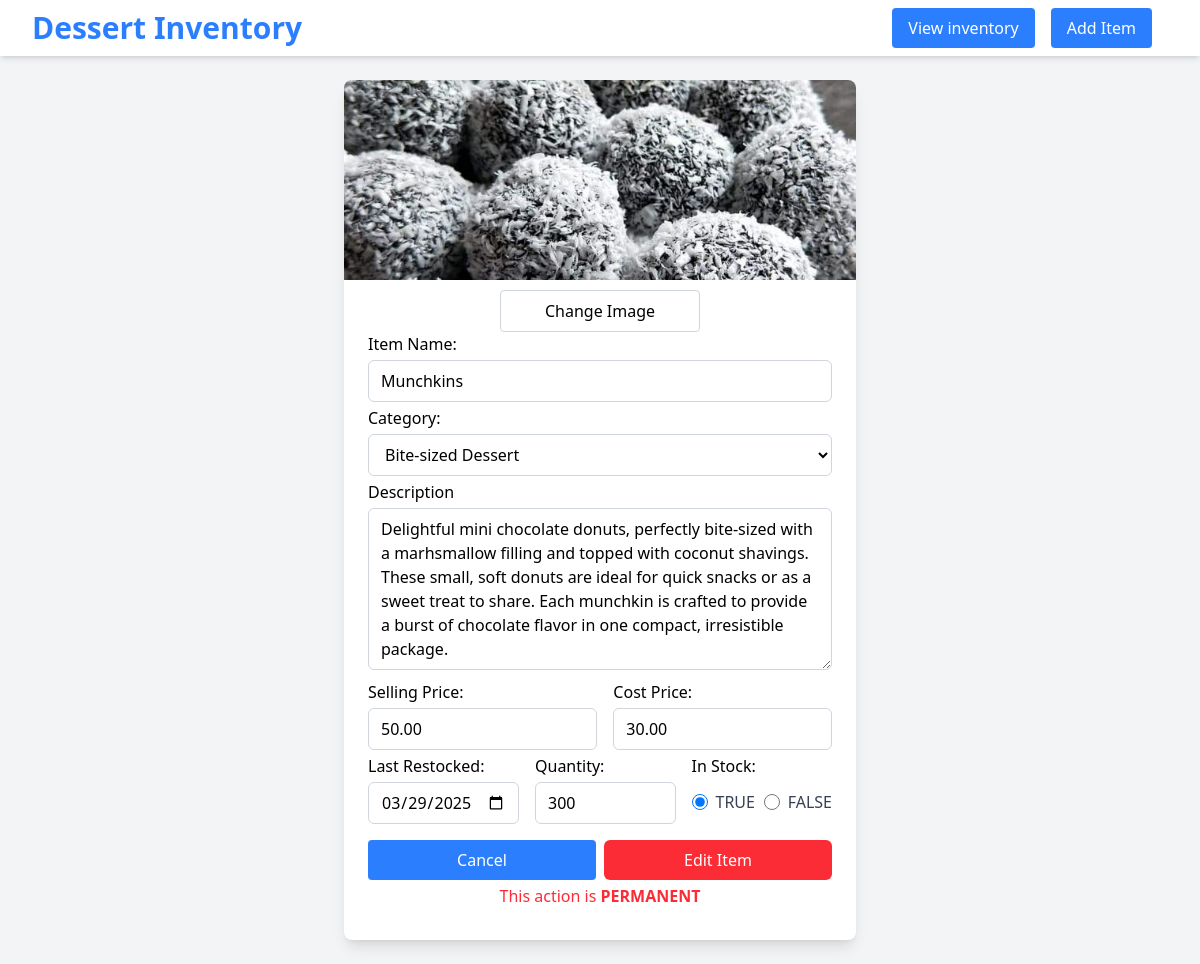
Page /edit-item-form.php?id=2 on the committed database.
### tables this page shows
CREATE TABLE IF NOT EXISTS `crem_de_la_crem` (
    id INT PRIMARY KEY AUTO_INCREMENT,
    name VARCHAR(100) NOT NULL,
    category VARCHAR(100),
    description TEXT,
    image_path VARCHAR(255),
    last_restocked DATE NOT NULL,
    is_available TINYINT(1) NOT NULL DEFAULT 1,
    sell_price FLOAT NOT NULL,
    cost_price FLOAT NOT NULL,
    quantity INT NOT NULL
);

### db.php (called while the page is built, shortened)
<?php
$table = "crem_de_la_crem";
?>

### edit-item-form.php (the view, shortened to what this page needs)
<?php
require 'db.php';
$id = $_GET['id'];
$sql = "SELECT * FROM $table WHERE id = $id";
$result = $conn->query($sql);
if($result && $result->num_rows > 0) {
    $item = $result->fetch_assoc();
    $id = $item['id'];
    $name = $item['name'];
    $category = $item['category'];
    $description = $item['description'];
    $imagePath = ltrim($item['image_path'], '/');
    $lastRestocked = $item['last_restocked'];
    $isAvailable = ($item["is_available"] ? TRUE : FALSE);
    $sellPrice = number_format(floatval($item['sell_price']), 2);
    $costPrice = number_format(floatval($item['cost_price']), 2);
    $quantity = $item['quantity'];
}
?>
<!DOCTYPE html>
<html lang="en">
<head>
    <link rel="stylesheet" href="dist/styles.css">
</head>
<body class="bg-gray-100">
    <nav class="bg-white p-2 shadow-md flex items-center justify-between px-8 mt">
        <div id="nav-header">
            <h1 class="text-3xl font-bold text-blue-500">Dessert Inventory</h1>
        </div>
        <div id="nav-buttons" class="flex space-x-4 mr-4">
            <a href='index.php#inventory-table-div'><button id="button-view-inv" class="cursor-pointer bg-blue-500 text-white px-4 py-2 rounded hover:bg-blue-700 transition active">View inventory</button></a>
            <a href='index.php#add-item-form-div'><button id="button-add-item" class="cursor-pointer bg-blue-500 text-white px-4 py-2 rounded hover:bg-blue-700 transition">Add Item</button></a>
        </div>
    </nav>
    <div id="edit-item-form-div">
        <div id="item-info" class="bg-white max-w-lg rounded-lg shadow-lg overflow-hidden mx-auto my-6">
            <form id="edit-item-form" action="edit-item.php?id=<?php echo $id; ?>" method="post" enctype="multipart/form-data">
                <img id="image-preview" src="<?php echo ($imagePath) ? $imagePath: "./images/placeholder.jpg"; ?>" alt="Uploaded image preview" class="w-full max-h-50 object-cover">
                <div class="p-6 pt-0 mt-2.5">
                    <div class="flex justify-center">
                        <label for="item-image-input" class="flex justify-center w-50 px-4 py-2 border border-gray-300 rounded cursor-pointer hover:bg-gray-300">Change Image</label>
                        <input type="file" name="item-image-input" id="item-image-input" style="display: none;" accept="image/*"><br>
                    </div>
                    <label for="item-name" class="font-medium">Item Name: </label><br>
                    <input type="text" name="item-name" value="<?php echo $name; ?>" class="w-full my-1 px-3 py-2 border border-gray-300 rounded-md focus:outline-none focus:ring-2 focus:ring-blue-600"><br>
                    <label for="item-category" class="font-medium">Category: </label><br>
                    <select name="item-category" class="w-full my-1 px-3 py-2 border border-gray-300 rounded-md focus:outline-none focus:ring-2 focus:ring-blue-600">
                        <option value="Bite-sized_Dessert" <?php echo ($category === "Bite-sized_Dessert") ? "selected" : NULL; ?>>Bite-sized Dessert</option>
                    </select><br>
                    <label for="item-description" class="font-medium">Description</label><br>
                    <textarea
                    name="item-description"
                    rows="6" cols="50"
                    class="w-full my-1 px-3 py-2 border border-gray-300 rounded-md focus:outline-none focus:ring-2 focus:ring-blue-600"
                    placeholder="Enter a description of the item..."><?php echo trim($description); ?></textarea><br>
                    <div id="item-prices" class="flex space-x-4">
                        <div>
                            <label for="item-sell-price" class="font-medium">Selling Price: </label>
                            <input type="number" name="item-sell-price" min="0.00" value="<?php echo $sellPrice; ?>" step="0.01" class="w-full my-1 px-3 py-2 border border-gray-300 rounded-md focus:outline-none focus:ring-2 focus:ring-blue-600"><br>
                        </div>
                        <div>
                            <label for="item-cost-price" class="font-medium">Cost Price: </label>
                            <input type="number" name="item-cost-price" min="0.00" value="<?php echo $costPrice; ?>" step="0.01" class="w-full my-1 px-3 py-2 border border-gray-300 rounded-md focus:outline-none focus:ring-2 focus:ring-blue-600"><br>
                        </div>
                    </div>
                    <div id="item-bottom" class="flex space-x-4">
                        <div class="w-1/3">
                            <label for="item-last-restocked" class="font-medium">Last Restocked: </label>
                            <input type="date" id="item-last-restocked" name="item-last-restocked" value="<?php echo $lastRestocked ?>" class="w-full my-1 px-3 py-2 border border-gray-300 rounded-md focus:outline-none focus:ring-2 focus:ring-blue-600">
                        </div>
                        <div class="w-1/3">
                            <label for="item-quantity" class="font-medium">Quantity: </label>
                            <input type="number" id="item-quantity" name="item-quantity" min="0" value="<?php echo $quantity; ?>" step="1" class="w-full my-1 px-3 py-2 border border-gray-300 rounded-md focus:outline-none focus:ring-2 focus:ring-blue-600"><br>
                        </div>
                        <div class="w-1/3">
                            <p class="font-medium mb-1">In Stock: </p>
                            <div id="in-stock-radio" class="flex justify-between items-center mt-3">
                                <div id="in-stock-radio-true-div" class="flex items-center space-x-2">
                                    <input type="radio"
                                        name="item-is-available"
                                        id="is-available-true"
                                        value="1" <?php echo ($isAvailable) ? "checked" : NULL; ?>
                                        class="cursor-pointer w-4 h-4 text-blue-500 border-gray-300 focus:ring-blue-500 focus:ring-2">
                                    <label for="is-available-true" class="text-gray-700 font-medium cursor-pointer">TRUE</label>
                                </div>
                                <div id="in-stock-radio-false-div" class="flex items-center space-x-2">
                                    <input type="radio"
                                        name="item-is-available"
                                        id="is-available-false"
                                        value="0" <?php echo (!$isAvailable) ? "checked" : NULL; ?>
                                        class="cursor-pointer w-4 h-4 text-blue-500 border-gray-300 focus:ring-blue-500 focus:ring-2">
                                    <label for="is-available-false" class="text-gray-700 font-medium cursor-pointer">FALSE</label>
                                </div>
                            </div>
                        </div>
                    </div>
                    <div class="flex justify-between mt-3">
                        <button id="button-cancel-delete" class="w-57 cursor-pointer bg-blue-500 text-white px-4 py-2 rounded hover:bg-blue-700 transition">Cancel</button>
                        <input type="submit" value="Edit Item" class="w-57 cursor-pointer px-6 py-2 bg-red-500 text-white rounded-md hover:bg-red-700 focus:outline-none focus:ring-2 focus:ring-red-500 focus:ring-opacity-50">
                    </div>
                    <p class="text-center text-red-500 mt-1 mb-2">This action is <span class="font-semibold">PERMANENT</span></p>
                </div>
            </form>
        </div>
    </div>
</body>
</html>

### rows in the picture
crem_de_la_crem: image_path (picture), item-name "Munchkins", item-category "Bite-sized Dessert", item-description "Delightful mini chocolate donuts, perfectly bite-sized with a marhsmallow filling and topped with coconut shavings. These small, soft donuts are ideal for quick snacks or as a sweet treat to share. Each munchkin is crafted to provide a burst of chocolate flavor in one compact, irresistible package.", item-sell-price "50.00", item-cost-price "30.00", item-last-restocked "03/29/2025", item-quantity "300", is_available "☑ TRUE", is_available "☐ FALSE"
